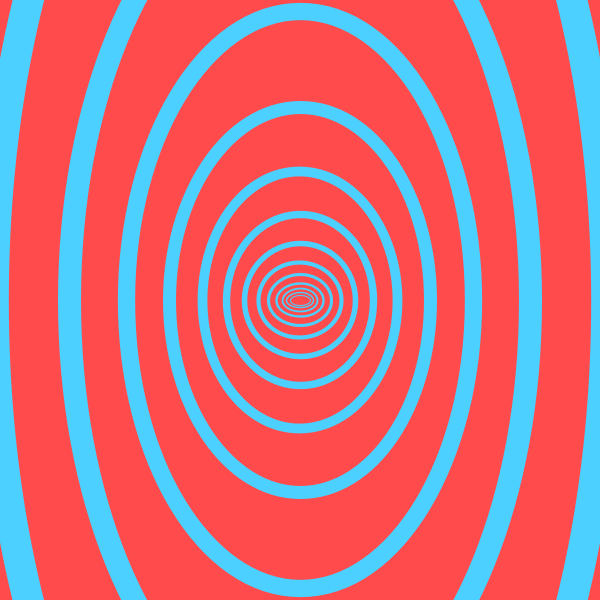
Frame 1 (no input)
Frame 60 (the mouse pressed at the canvas centre just before this capture): identical to frame 1, image omitted
Frame 120 (the mouse held since frame 60 and released just before this capture): identical to frame 1, image omitted

The Processing sketch that drew this single still picture (run headless with seeded random() and noise(); from frame 60 on, the mouse is pressed at the canvas centre):

// Processing sketch: processing_129160
// ── processing_129160.pde

float a = 20;
float b =1;
float c = 10;
void setup(){
 size(600,600);
background(#FF4B4B); 
}

void draw(){
  while(a<800){
  noFill();
  stroke(#4BD0FF);
  strokeWeight(b);
ellipse(300,300,a,c);
a=a*1.33;
b = b*1.33;
c = c *1.5;
}
}
